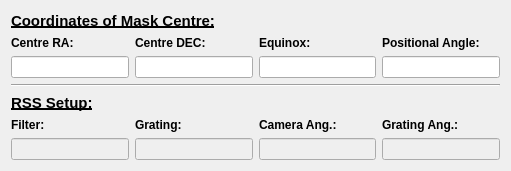
   <widget class="QWidget" name="layoutWidget">
    <property name="geometry">
     <rect>
      <x>510</x>
      <y>20</y>
      <width>511</width>
      <height>171</height>
     </rect>
    </property>
    <layout class="QVBoxLayout" name="verticalLayout_2">
     <item>
      <layout class="QVBoxLayout" name="verticalLayoutMain_MaskCoords">
       <item>
        <widget class="QLabel" name="labelMain_MaskHeading">
         <property name="font">
          <font>
           <family>Arial</family>
           <pointsize>11</pointsize>
           <weight>75</weight>
           <bold>true</bold>
           <underline>true</underline>
          </font>
         </property>
         <property name="text">
          <string>Coordinates of Mask Centre:</string>
         </property>
        </widget>
       </item>
       <item>
        <layout class="QGridLayout" name="gridLayoutMain_MaskCoords">
         <item row="0" column="0">
          <widget class="QLabel" name="labelMain_CenRA">
           <property name="font">
            <font>
             <family>Arial</family>
             <weight>75</weight>
             <bold>true</bold>
            </font>
           </property>
           <property name="text">
            <string>Centre RA:</string>
           </property>
          </widget>
         </item>
         <item row="0" column="1">
          <widget class="QLabel" name="labelMain_CenDEC">
           <property name="font">
            <font>
             <family>Arial</family>
             <weight>75</weight>
             <bold>true</bold>
            </font>
           </property>
           <property name="text">
            <string>Centre DEC:</string>
           </property>
          </widget>
         </item>
         <item row="0" column="2">
          <widget class="QLabel" name="labelMain_Epoch">
           <property name="font">
            <font>
             <family>Arial</family>
             <weight>75</weight>
             <bold>true</bold>
            </font>
           </property>
           <property name="text">
            <string>Equinox:</string>
           </property>
          </widget>
         </item>
         <item row="0" column="3">
          <widget class="QLabel" name="labelMain_PA">
           <property name="font">
            <font>
             <family>Arial</family>
             <weight>75</weight>
             <bold>true</bold>
            </font>
           </property>
           <property name="text">
            <string>Positional Angle:</string>
           </property>
          </widget>
         </item>
         <item row="1" column="0">
          <widget class="QLineEdit" name="lineEditMain_CenRA"/>
         </item>
         <item row="1" column="1">
          <widget class="QLineEdit" name="lineEditMain_CenDEC">
           <property name="text">
            <string/>
           </property>
          </widget>
         </item>
         <item row="1" column="2">
          <widget class="QLineEdit" name="lineEditMain_Equinox"/>
         </item>
         <item row="1" column="3">
          <widget class="QLineEdit" name="lineEditMain_PA">
           <property name="alignment">
            <set>Qt::AlignLeading|Qt::AlignLeft|Qt::AlignVCenter</set>
           </property>
          </widget>
         </item>
        </layout>
       </item>
      </layout>
     </item>
     <item>
      <widget class="Line" name="line">
       <property name="orientation">
        <enum>Qt::Horizontal</enum>
       </property>
      </widget>
     </item>
     <item>
      <layout class="QVBoxLayout" name="verticalLayoutMain_RSSSetup">
       <item>
        <widget class="QLabel" name="labelMain_RSSHeading">
         <property name="font">
          <font>
           <family>Arial</family>
           <pointsize>11</pointsize>
           <weight>75</weight>
           <bold>true</bold>
           <underline>true</underline>
          </font>
         </property>
         <property name="text">
          <string>RSS Setup:</string>
         </property>
        </widget>
       </item>
       <item>
        <layout class="QGridLayout" name="gridLayoutMain_RSSSetup">
         <item row="0" column="0">
          <widget class="QLabel" name="labelMain_Filter">
           <property name="font">
            <font>
             <family>Arial</family>
             <weight>75</weight>
             <bold>true</bold>
            </font>
           </property>
           <property name="text">
            <string>Filter:</string>
           </property>
          </widget>
         </item>
         <item row="0" column="1">
          <widget class="QLabel" name="labelMain_Grating">
           <property name="font">
            <font>
             <family>Arial</family>
             <weight>75</weight>
             <bold>true</bold>
            </font>
           </property>
           <property name="text">
            <string>Grating:</string>
           </property>
          </widget>
         </item>
         <item row="0" column="2">
          <widget class="QLabel" name="labelMain_CamAng">
           <property name="font">
            <font>
             <family>Arial</family>
             <weight>75</weight>
             <bold>true</bold>
            </font>
           </property>
           <property name="text">
            <string>Camera Ang.:</string>
           </property>
          </widget>
         </item>
         <item row="0" column="3">
          <widget class="QLabel" name="labelMain_GrAng">
           <property name="font">
            <font>
             <family>Arial</family>
             <weight>75</weight>
             <bold>true</bold>
            </font>
           </property>
           <property name="text">
            <string>Grating Ang.:</string>
           </property>
          </widget>
         </item>
         <item row="1" column="0">
          <widget class="QLineEdit" name="lineEditMain_Filter">
           <property name="enabled">
            <bool>false</bool>
           </property>
           <property name="readOnly">
            <bool>true</bool>
           </property>
          </widget>
         </item>
         <item row="1" column="1">
          <widget class="QLineEdit" name="lineEditMain_Grating">
           <property name="enabled">
            <bool>false</bool>
           </property>
           <property name="text">
            <string/>
           </property>
           <property name="readOnly">
            <bool>true</bool>
           </property>
          </widget>
         </item>
         <item row="1" column="2">
          <widget class="QLineEdit" name="lineEditMain_CamAng">
           <property name="enabled">
            <bool>false</bool>
           </property>
           <property name="readOnly">
            <bool>true</bool>
           </property>
          </widget>
         </item>
         <item row="1" column="3">
          <widget class="QLineEdit" name="lineEditMain_GrAng">
           <property name="enabled">
            <bool>false</bool>
           </property>
           <property name="readOnly">
            <bool>true</bool>
           </property>
          </widget>
         </item>
        </layout>
       </item>
      </layout>
     </item>
    </layout>
   </widget>
